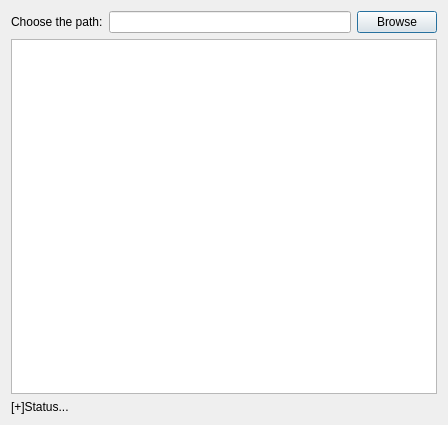
<?xml version="1.0" encoding="UTF-8"?>
<ui version="4.0">
 <class>Dialog</class>
 <widget class="QDialog" name="Dialog">
  <property name="geometry">
   <rect>
    <x>0</x>
    <y>0</y>
    <width>448</width>
    <height>425</height>
   </rect>
  </property>
  <property name="windowTitle">
   <string>Dialog</string>
  </property>
  <layout class="QVBoxLayout" name="verticalLayout">
   <item>
    <layout class="QHBoxLayout" name="horizontalLayout">
     <item>
      <widget class="QLabel" name="label_2">
       <property name="text">
        <string>Choose the path:</string>
       </property>
      </widget>
     </item>
     <item>
      <widget class="QLineEdit" name="txtPath">
       <property name="readOnly">
        <bool>true</bool>
       </property>
      </widget>
     </item>
     <item>
      <widget class="QPushButton" name="btnBrowse">
       <property name="text">
        <string>Browse</string>
       </property>
      </widget>
     </item>
    </layout>
   </item>
   <item>
    <widget class="QListWidget" name="folderList"/>
   </item>
   <item>
    <widget class="QLabel" name="lblStatus">
     <property name="text">
      <string>[+]Status...</string>
     </property>
    </widget>
   </item>
  </layout>
 </widget>
 <layoutdefault spacing="6" margin="11"/>
 <resources/>
 <connections/>
</ui>
